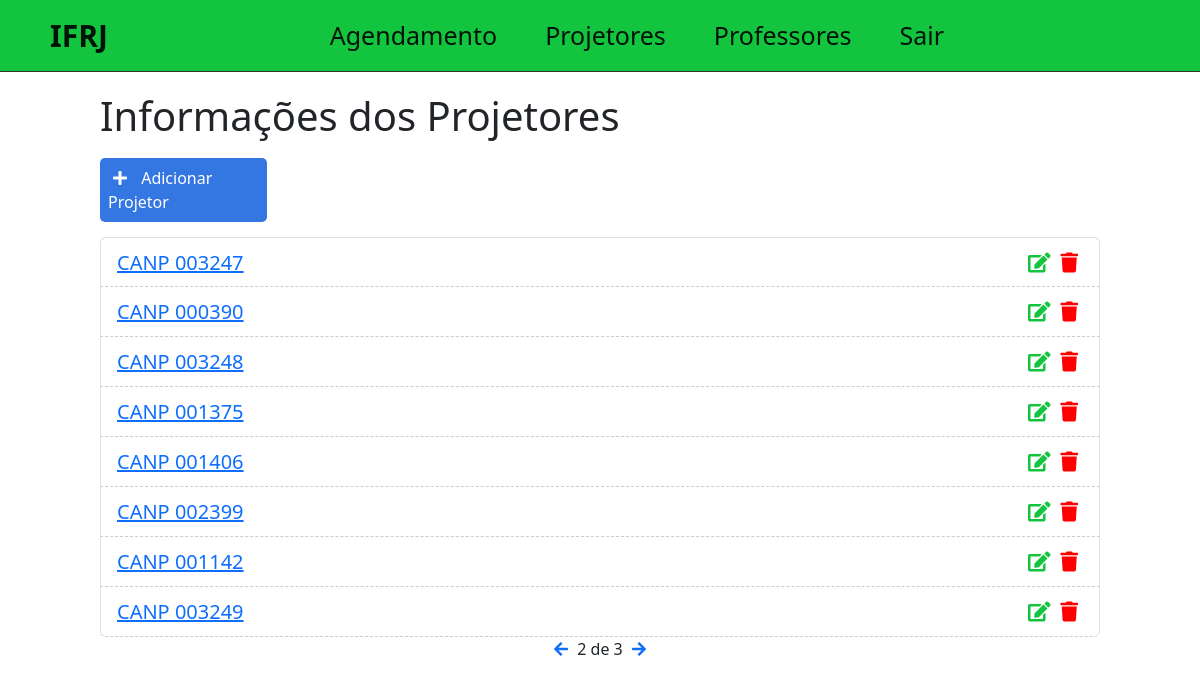
Screenshot of /info/?page=2 (signed in) with the database file from the repository.
### tcc/models.py (models this page shows)
class Dispositivo(models.Model):
    STATUS = (
        ('funciona', 'Funciona'),
        ('estragado', 'Estragado'),
    )
    nome = models.CharField(max_length=255, null=False)
    descricao = models.TextField(null=False)
    funcionamento = models.CharField(
        null=False,
        default='func',
        max_length=9,
        choices=STATUS,
    )
    created_at = models.DateTimeField(auto_now_add=True)
    updated_at = models.DateTimeField(auto_now=True)
    def __str__(self):
        return self.nome

### tcc/views.py (the view)
# urls.py: path('info/', views.infoDisp),
@login_required
def infoDisp(request):
    disp_list = Dispositivo.objects.all().order_by('-created_at')
    paginator = Paginator(disp_list, 8)
    page = request.GET.get('page')
    disp = paginator.get_page(page)
    context = {'disp':disp,}
    return render(request, 'tcc/info.html', context)

### tcc/templates/tcc/info.html (shortened to what this page needs)
{% extends 'home.html' %}
{% block content %}
<div class="offset-1 col-10 info-div">
    <h1 class="tittle-disp">Informações dos Projetores</h1>
    <a id="add-link" href="../newdisp/">
        <div class="col-2 add-div">
            <i class="fas fa-plus"></i> Adicionar Projetor
        </div>
    </a>
    <ul class="proj-list list-group">
        {% for disp in disp %}
        <li class="proj-item list-group-item">
            <span><a href="../disp/{{disp.id}}">{{disp}}</a></span>
            <a href="../deletedisp/{{disp.id}}" class="delete-btn"><span><i class="fas fa-trash"></i></span></a>
            <a href="../editdisp/{{disp.id}}"><span><i class="fas fa-edit"></i></span></a>
        </li>
        {% endfor %}
    </ul>
    <div class="pagination">
        <span class="step-links">
            {% if disp.has_previous %}
                <a href="?page={{disp.previous_page_number}}"><i class="fas fa-arrow-left"></i></a>
            {% endif %}
            <span class="current">
                {{ disp.number }} de {{ disp.paginator.num_pages }}
            </span>
            {% if disp.has_next %}
                <a href="?page={{disp.next_page_number}}"><i class="fas fa-arrow-right"></i></a>
            {% endif %}
        </span>
    </div>
</div>
{% endblock %}

### static/css/styles.css (style rules this page uses)
#add-link { text-decoration: none; }
.add-div { background-color: #3476e2; cursor: pointer; display: inline-block; color: #fff; padding: 8px; border-radius: 5px; margin-right: 25px; }
.fas.fa-plus { color: #fff; margin-right: 10px; margin-left: 5px; }
.info-div { padding: 0; }
.proj-list { padding-top: 15px; padding-left: 0; }
.proj-item { list-style: nome; font-size: 20px; height: 50px; padding-top: 10px; border-bottom: 1px dashed #ccc; }
.fas.fa-trash, .fas.fa-edit { cursor: pointer; margin: 5px; font-size: 20px; float: right; }
.fas.fa-trash { color: red; }
.fas.fa-edit { color: #13c43f; }
.tittle-disp { padding-bottom: 10px; }
.pagination { margin-bottom: 20px; }
.step-links { position: relative; margin-left: auto; margin-right: auto; }
.step-links .current { margin-left: 5px; margin-right: 5px; }

### rows the page displays
Dispositivo: nome "CANP 003247"
Dispositivo: nome "CANP 000390"
Dispositivo: nome "CANP 003248"
Dispositivo: nome "CANP 001375"
Dispositivo: nome "CANP 001406"
Dispositivo: nome "CANP 002399"
Dispositivo: nome "CANP 001142"
Dispositivo: nome "CANP 003249"

### other values shown
{{ disp.number }} "2"
{{ disp.paginator.num_pages }} "3"
